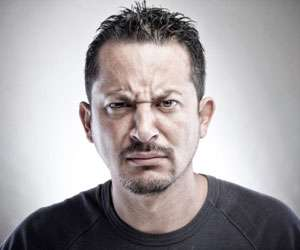
#> input picture images/Angry/angryfacesba.jpg, 300 x 250 px, given in place of imagesAngry, which was not available
$ python face_crop.py
#> lines starting #> are read from the running program, lines starting #| are printed output that depends on the picture; after the words box and inside, x2 and y2 are one past the last pixel; in counts of white or black regions, pixels touching at a corner belong together; pictures that were not available may be replaced by others from this repository, and a replacement may not be noted
## This program first ensures if the face of a person exists in the given image or not then if it exists, it crops
## the image of the face and saves to the given directory.

## Importing Modules
import cv2
import os


#################################################################################

##Make changes to these lines for getting the desired results.

## DIRECTORY of the images
directory = "D:/tensor/Facial Expression Detection/images"

## directory where the images to be saved:
f_directory = "D:/tensor/Facial Expression Detection/cropped"

################################################################################

def facecrop(image):
    ## Crops the face of a person from any image!

    ## OpenCV XML FILE for Frontal Facial Detection using HAAR CASCADES.
    facedata = "haarcascade_frontalface_alt.xml"
    cascade = cv2.CascadeClassifier(facedata)

    ## Reading the given Image with OpenCV
    img = cv2.imread(image)
#> img is the input picture: shape (250, 300, 3); mean B, G, R 163.5, 160.9, 165.9

    try:
        ## Some downloaded images are of unsupported type and should be ignored while raising Exception, so for that
        ## I'm using the try/except functions.

        minisize = (img.shape[1],img.shape[0])
#> minisize = (300, 250)
        miniframe = cv2.resize(img, minisize)

        faces = cascade.detectMultiScale(miniframe)
#> faces = [[84, 57, 126, 126]]

        for f in faces:
            x, y, w, h = [ v for v in f ]
            cv2.rectangle(img, (x,y), (x+w,y+h), (0,255,0), 2)

            sub_face = img[y:y+h, x:x+w]

            f_name = image.split('/')
            f_name = f_name[-1]

            ## Change here the Desired directory.
            cv2.imwrite(f_directory + f_name, sub_face)
            print ("Writing: " + image)
#> this loop made 1 pass
#| Writing: D:/tensor/Facial Expression Detection/imagesAngry
#> pass 1, in facecrop, `sub_face = img[y:y+h, x:x+w]`:
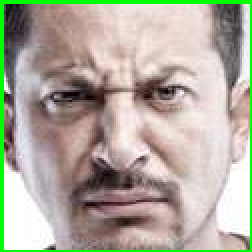
#> sub_face: shape (126, 126, 3) (shown 2 times larger); mean B, G, R 158, 172, 176.2
#> after the loop:
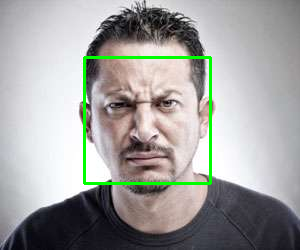
#> img: shape (250, 300, 3); 2.01% of pixels changed, all inside (x1, y1, x2, y2) = (83, 56, 212, 185)

    except:
        pass

if __name__ == '__main__':
    images = os.listdir(directory)
    i = 0

    for img in images:
        file = directory + img
        print (i)
        facecrop(file)
        i += 1
#> pass 2 of the loop `for img in images:`:
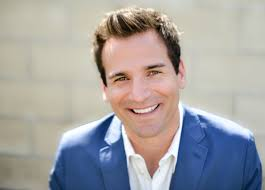
#> input picture images/Happy/download.jpg, 265 x 190 px, given in place of imagesHappy, which was not available
#> in facecrop, img is the input picture: shape (190, 265, 3); mean B, G, R 161.6, 161.9, 164.4
#> faces = [[91, 41, 91, 91]]
#> the loop in facecrop (call 2), `for f in faces:` made 1 pass
#> (printed output is left out)
#> pass 1, in facecrop (call 2), `sub_face = img[y:y+h, x:x+w]`:
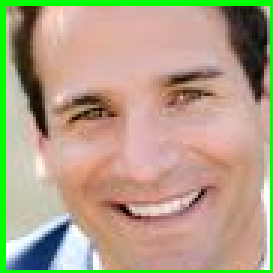
#> sub_face: shape (91, 91, 3) (shown 3 times larger); mean B, G, R 134.1, 161.1, 176.2
#> after the loop in facecrop (call 2), `for f in faces:`:
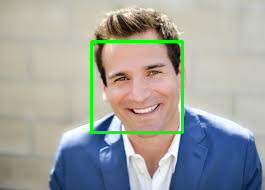
#> img: shape (190, 265, 3); 2.16% of pixels changed, all inside (x1, y1, x2, y2) = (90, 40, 184, 134)
